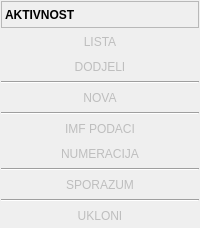
          <widget class="QFrame" name="frame_6">
           <property name="sizePolicy">
            <sizepolicy hsizetype="Preferred" vsizetype="Preferred">
             <horstretch>0</horstretch>
             <verstretch>0</verstretch>
            </sizepolicy>
           </property>
           <property name="frameShape">
            <enum>QFrame::NoFrame</enum>
           </property>
           <property name="frameShadow">
            <enum>QFrame::Raised</enum>
           </property>
           <layout class="QVBoxLayout" name="verticalLayout_4">
            <property name="spacing">
             <number>3</number>
            </property>
            <property name="leftMargin">
             <number>1</number>
            </property>
            <property name="topMargin">
             <number>1</number>
            </property>
            <property name="rightMargin">
             <number>1</number>
            </property>
            <property name="bottomMargin">
             <number>1</number>
            </property>
            <item>
             <widget class="QLabel" name="label_8">
              <property name="sizePolicy">
               <sizepolicy hsizetype="Preferred" vsizetype="Maximum">
                <horstretch>0</horstretch>
                <verstretch>0</verstretch>
               </sizepolicy>
              </property>
              <property name="minimumSize">
               <size>
                <width>0</width>
                <height>27</height>
               </size>
              </property>
              <property name="font">
               <font>
                <weight>75</weight>
                <bold>true</bold>
               </font>
              </property>
              <property name="frameShape">
               <enum>QFrame::StyledPanel</enum>
              </property>
              <property name="text">
               <string>AKTIVNOST</string>
              </property>
             </widget>
            </item>
            <item>
             <widget class="QPushButton" name="btnAktivnostLista">
              <property name="enabled">
               <bool>false</bool>
              </property>
              <property name="cursor">
               <cursorShape>PointingHandCursor</cursorShape>
              </property>
              <property name="text">
               <string>LISTA</string>
              </property>
              <property name="icon">
               <iconset resource="../../resources/DonatForm.qrc">
                <normaloff>:/InDonat/Forms/images/lista.gif</normaloff>:/InDonat/Forms/images/lista.gif</iconset>
              </property>
              <property name="flat">
               <bool>true</bool>
              </property>
             </widget>
            </item>
            <item>
             <widget class="QPushButton" name="btnAktivnostDodljeli">
              <property name="enabled">
               <bool>false</bool>
              </property>
              <property name="cursor">
               <cursorShape>PointingHandCursor</cursorShape>
              </property>
              <property name="text">
               <string>DODJELI</string>
              </property>
              <property name="icon">
               <iconset resource="../../resources/DonatForm.qrc">
                <normaloff>:/InDonat/Forms/images/OK.gif</normaloff>:/InDonat/Forms/images/OK.gif</iconset>
              </property>
              <property name="flat">
               <bool>true</bool>
              </property>
             </widget>
            </item>
            <item>
             <widget class="Line" name="line">
              <property name="orientation">
               <enum>Qt::Horizontal</enum>
              </property>
             </widget>
            </item>
            <item>
             <widget class="QPushButton" name="btnAktivnostNova">
              <property name="enabled">
               <bool>false</bool>
              </property>
              <property name="cursor">
               <cursorShape>PointingHandCursor</cursorShape>
              </property>
              <property name="text">
               <string>NOVA</string>
              </property>
              <property name="icon">
               <iconset resource="../../resources/DonatForm.qrc">
                <normaloff>:/InDonat/Forms/images/document_plain.ico</normaloff>:/InDonat/Forms/images/document_plain.ico</iconset>
              </property>
              <property name="flat">
               <bool>true</bool>
              </property>
             </widget>
            </item>
            <item>
             <widget class="Line" name="line_2">
              <property name="orientation">
               <enum>Qt::Horizontal</enum>
              </property>
             </widget>
            </item>
            <item>
             <widget class="QPushButton" name="btnAktivnostImfPodaci">
              <property name="enabled">
               <bool>false</bool>
              </property>
              <property name="cursor">
               <cursorShape>PointingHandCursor</cursorShape>
              </property>
              <property name="text">
               <string>IMF PODACI</string>
              </property>
              <property name="icon">
               <iconset resource="../../resources/DonatForm.qrc">
                <normaloff>:/InDonat/Forms/images/INT_2_16x16.png</normaloff>:/InDonat/Forms/images/INT_2_16x16.png</iconset>
              </property>
              <property name="flat">
               <bool>true</bool>
              </property>
             </widget>
            </item>
            <item>
             <widget class="QPushButton" name="btnAktivnostNumeracija">
              <property name="enabled">
               <bool>false</bool>
              </property>
              <property name="cursor">
               <cursorShape>PointingHandCursor</cursorShape>
              </property>
              <property name="text">
               <string>NUMERACIJA</string>
              </property>
              <property name="icon">
               <iconset resource="../../resources/DonatForm.qrc">
                <normaloff>:/InDonat/Forms/images/telephone.gif</normaloff>:/InDonat/Forms/images/telephone.gif</iconset>
              </property>
              <property name="flat">
               <bool>true</bool>
              </property>
             </widget>
            </item>
            <item>
             <widget class="Line" name="line_5">
              <property name="orientation">
               <enum>Qt::Horizontal</enum>
              </property>
             </widget>
            </item>
            <item>
             <widget class="QPushButton" name="btnAktivnostSporazum">
              <property name="enabled">
               <bool>false</bool>
              </property>
              <property name="cursor">
               <cursorShape>PointingHandCursor</cursorShape>
              </property>
              <property name="text">
               <string>SPORAZUM</string>
              </property>
              <property name="icon">
               <iconset resource="../../resources/DonatForm.qrc">
                <normaloff>:/InDonat/Forms/images/UL_2.gif</normaloff>:/InDonat/Forms/images/UL_2.gif</iconset>
              </property>
              <property name="iconSize">
               <size>
                <width>16</width>
                <height>16</height>
               </size>
              </property>
              <property name="flat">
               <bool>true</bool>
              </property>
             </widget>
            </item>
            <item>
             <widget class="Line" name="line_6">
              <property name="orientation">
               <enum>Qt::Horizontal</enum>
              </property>
             </widget>
            </item>
            <item>
             <widget class="QPushButton" name="btnAktivnostUkloni">
              <property name="enabled">
               <bool>false</bool>
              </property>
              <property name="cursor">
               <cursorShape>PointingHandCursor</cursorShape>
              </property>
              <property name="text">
               <string>UKLONI</string>
              </property>
              <property name="icon">
               <iconset resource="../../resources/DonatForm.qrc">
                <normaloff>:/InDonat/Forms/images/DEL.GIF</normaloff>:/InDonat/Forms/images/DEL.GIF</iconset>
              </property>
              <property name="flat">
               <bool>true</bool>
              </property>
             </widget>
            </item>
            <item>
             <spacer name="spacerVertikal1">
              <property name="orientation">
               <enum>Qt::Vertical</enum>
              </property>
              <property name="sizeHint" stdset="0">
               <size>
                <width>0</width>
                <height>0</height>
               </size>
              </property>
             </spacer>
            </item>
           </layout>
          </widget>
